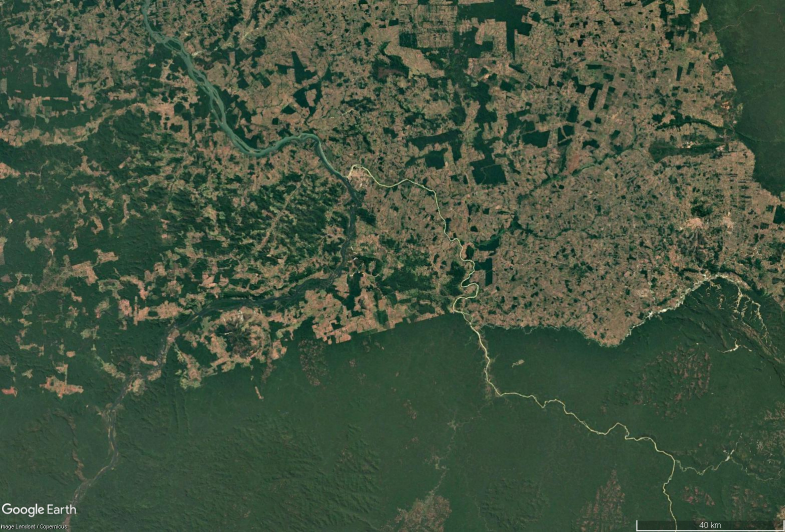
%> input picture Datasets/Brazilian Rainforest/12_2020.jpg, 1570 x 1064 px (shown at 1/2 size)
$ octave CityDetection.m   (GNU Octave 9; MATLAB toolbox functions it lacks are replaced by stand-ins)
%> lines starting %> are read from the running program, lines starting %| are printed output that depends on the picture; in (x1, y1, x2, y2) boxes, pixels count from 0 and x2, y2 are one past the last pixel; in counts of white or black regions, pixels touching at a corner belong together; the program's own positions count from 1
imgPaths = {
    "C:\Users\julia\OneDrive\Dokumente\1_TUM\Computer Vision\Challenge\CV_Challenge\Datasets\Brazilian Rainforest\12_2020.jpg"
    "C:\Users\julia\OneDrive\Dokumente\1_TUM\Computer Vision\Challenge\CV_Challenge\Datasets\Brazilian Rainforest\12_1985.jpg"
    "C:\Users\julia\OneDrive\Dokumente\1_TUM\Computer Vision\Challenge\CV_Challenge\Datasets\Columbia Glacier\12_2014.jpg"
    "C:\Users\julia\OneDrive\Dokumente\1_TUM\Computer Vision\Challenge\CV_Challenge\Datasets\Columbia Glacier\12_2000.jpg"
    "C:\Users\julia\OneDrive\Dokumente\1_TUM\Computer Vision\Challenge\CV_Challenge\Datasets\Dubai\12_1995.jpg"
    "C:\Users\julia\OneDrive\Dokumente\1_TUM\Computer Vision\Challenge\CV_Challenge\Datasets\Frauenkirche\2012_08.jpg"
    "C:\Users\julia\OneDrive\Dokumente\1_TUM\Computer Vision\Challenge\CV_Challenge\Datasets\Kuwait\2_2017.jpg"
    "C:\Users\julia\OneDrive\Dokumente\1_TUM\Computer Vision\Challenge\CV_Challenge\Datasets\Wiesn\3_2020.jpg"
};

for i = 1:length(imgPaths)
    I = imread(imgPaths{i});
%> I is the input picture: size 1064x1570x3 uint8; mean R, G, B 67.7, 83.5, 63
% [6 lines not run here, left out]
function cityMask = detect_city_by_variation(I)
    % Convert to grayscale
    gray = rgb2gray(I);
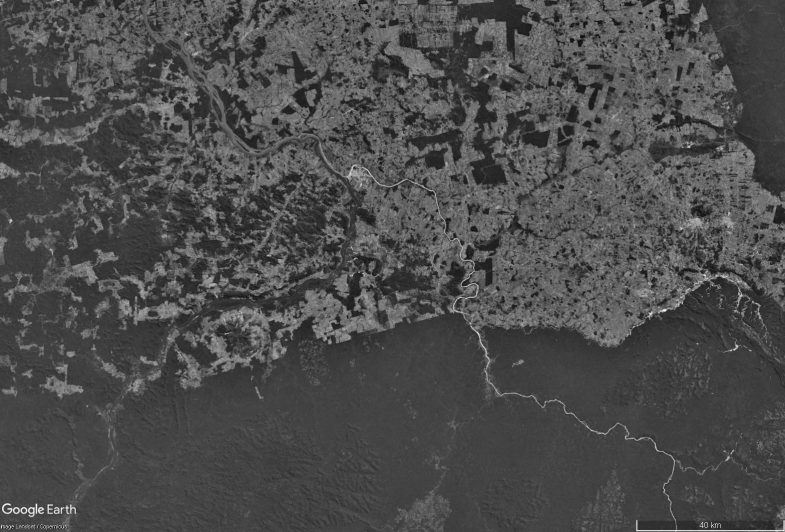
%> gray: size 1064x1570 uint8 (shown at 1/2 size); min 0, max 255, mean 76.5

    % Normalize
    gray = im2double(gray);
%> gray: size 1064x1570 double

    % Compute local standard deviation (variation)
    windowSize = 15;
    stdMap = stdfilt(gray, true(windowSize));
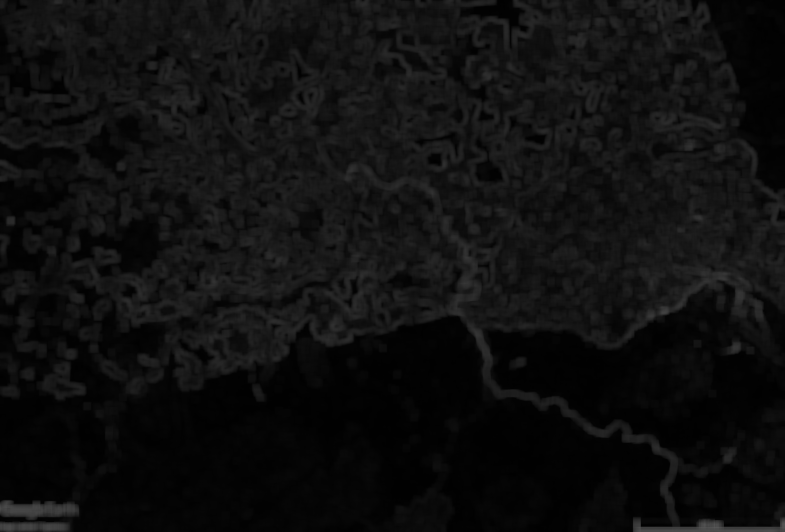
%> stdMap: size 1064x1570 double (shown at 1/2 size); min 0.00395, max 0.351, mean 0.0604

    % Normalize for display and thresholding
    stdMap = mat2gray(stdMap);
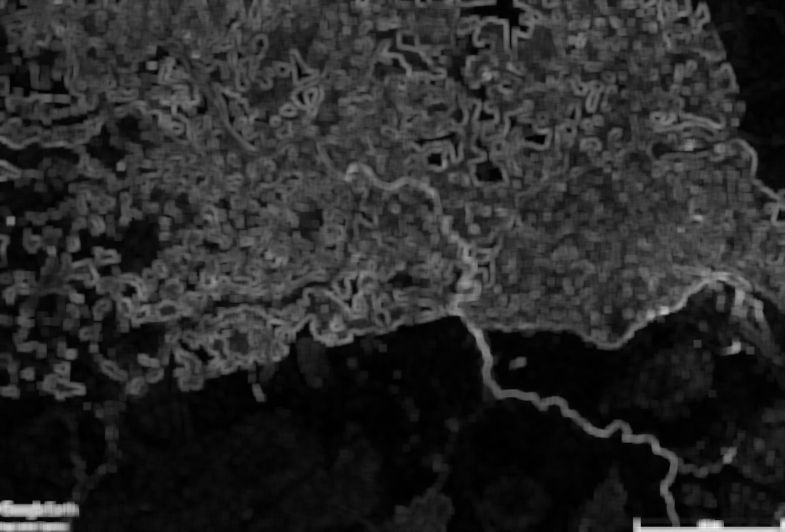
%> stdMap: size 1064x1570 double (shown at 1/2 size); min 0, max 1, mean 0.163

    % Threshold: urban = high std
    cityMask = stdMap > 0.15;  % threshold may need tuning
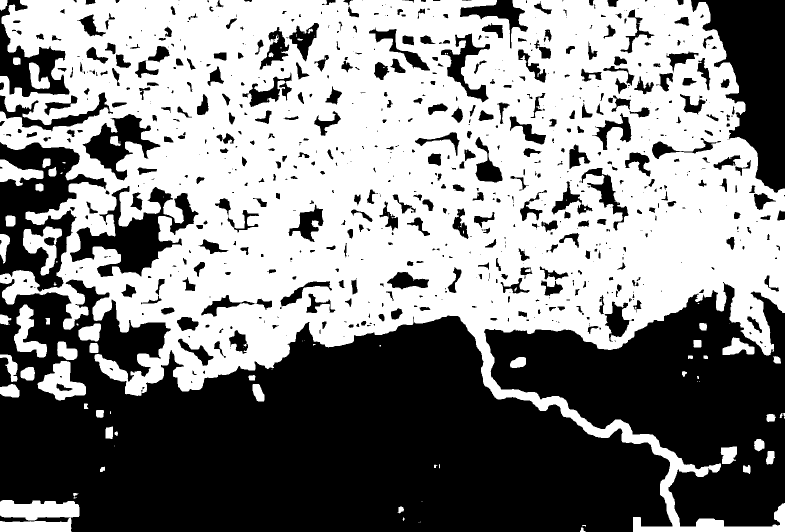
%> cityMask: size 1064x1570 logical (shown at 1/2 size); 52.5% white; 789 black regions (361 under 20 px), largest, box (x1, y1, x2, y2) and area: (0, 558, 1345, 1064) 433177, (968, 564, 1570, 1053) 145354, (1382, 0, 1570, 386) 38430

    % Post-processing: clean, fill, smooth
    cityMask = bwareaopen(cityMask, 100);
%> cityMask: size 1064x1570 logical; 52.5% white; 788 black regions (360 under 20 px), largest, box (x1, y1, x2, y2) and area: (0, 558, 1345, 1064) 433642, (968, 564, 1570, 1053) 145646, (1382, 0, 1570, 386) 38430
    cityMask = imclose(cityMask, strel('disk', 5));
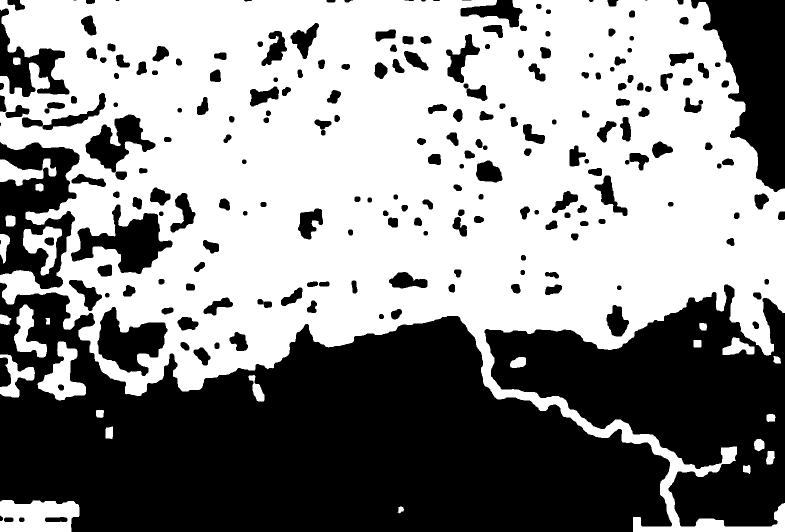
%> cityMask: size 1064x1570 logical (shown at 1/2 size); 55.3% white; 219 black regions (6 under 20 px), largest, box (x1, y1, x2, y2) and area: (0, 565, 1344, 1064) 418696, (969, 569, 1570, 1053) 144910, (1382, 0, 1570, 384) 38016
    cityMask = imfill(cityMask, 'holes');
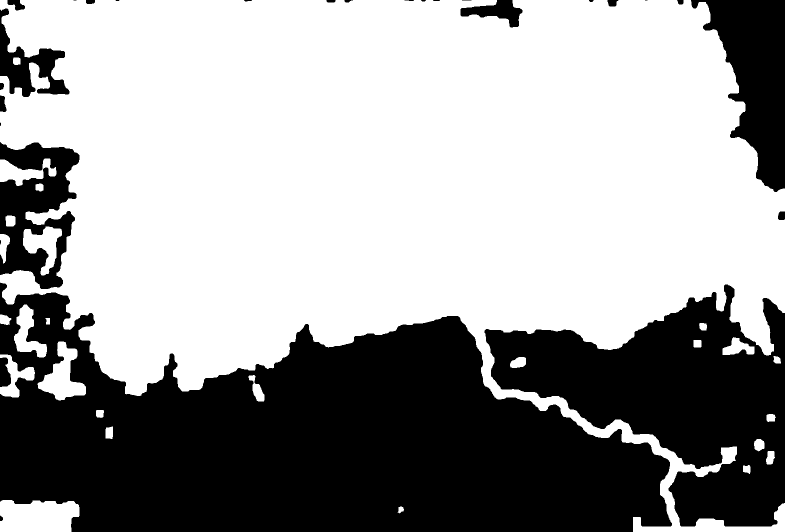
%> cityMask: size 1064x1570 logical (shown at 1/2 size); 61.5% white; 28 black regions (6 under 20 px), largest, box (x1, y1, x2, y2) and area: (0, 565, 1344, 1064) 418696, (969, 569, 1570, 1053) 144910, (1382, 0, 1570, 384) 38016

    % Display
    figure;
    subplot(1,3,1); imshow(I); title('Original Image');
    subplot(1,3,2); imshow(stdMap, []); title('Local Std Map');
    subplot(1,3,3); imshow(labeloverlay(gray, cityMask, 'Transparency', 0.4));
%> after `imshow(labeloverlay(gray, cityMask, 'Transparency', 0.4))`:
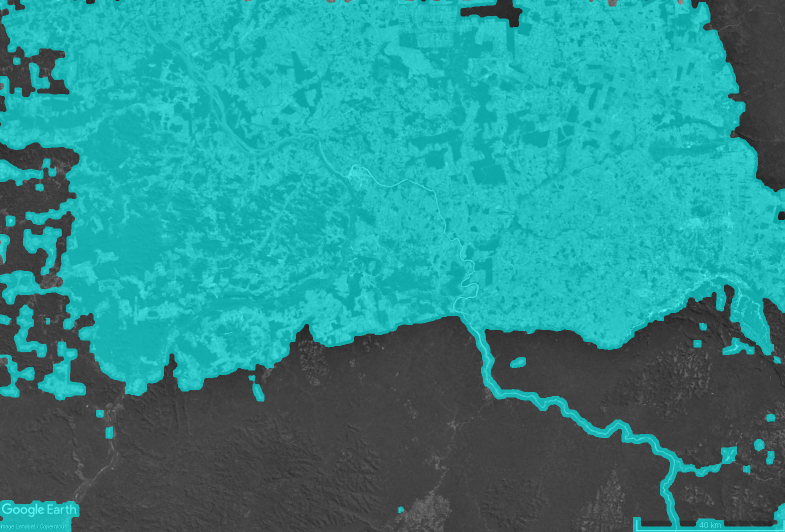
%> displayed picture: size 1064x1570x3, on the screen's scale of 0 to 255 (shown at 1/2 size); mean R, G, B 45.7, 139.8, 139.8
%> pass 2 of the loop `for i = 1:length(imgPaths)`:
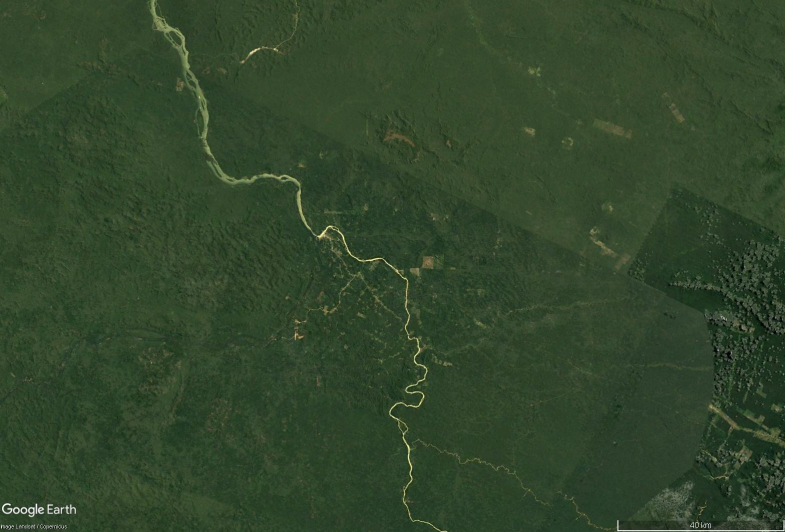
%> input picture Datasets/Brazilian Rainforest/12_1985.jpg, 1570 x 1064 px (shown at 1/2 size)
%> I is the input picture: size 1064x1570x3 uint8; mean R, G, B 50, 70.1, 43.6
%> in detect_city_by_variation (call 2), `cityMask = stdMap > 0.15;`:
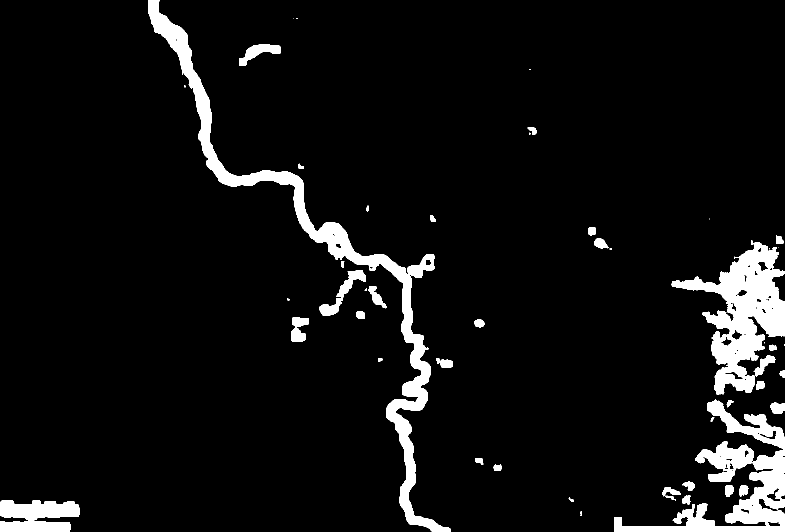
%> cityMask: size 1064x1570 logical (shown at 1/2 size); 6.5% white; 59 white regions (18 under 20 px), largest, box (x1, y1, x2, y2) and area: (296, 0, 901, 1064) 36525, (1343, 484, 1570, 789) 27399, (1228, 799, 1570, 1064) 25057
%> in detect_city_by_variation (call 2), `imshow(labeloverlay(gray, cityMask, 'Transparency', 0.4))`:
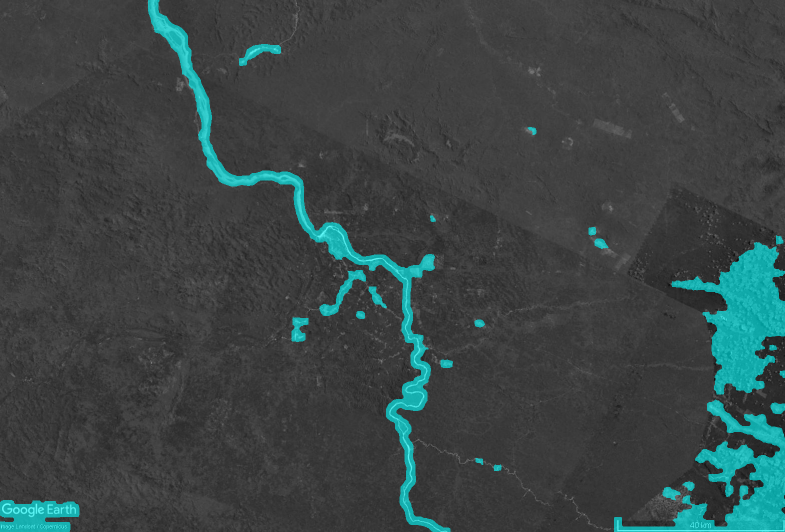
%> displayed picture: size 1064x1570x3, on the screen's scale of 0 to 255 (shown at 1/2 size); mean R, G, B 58.2, 68.9, 68.9
%> pass 3 of the loop `for i = 1:length(imgPaths)`:
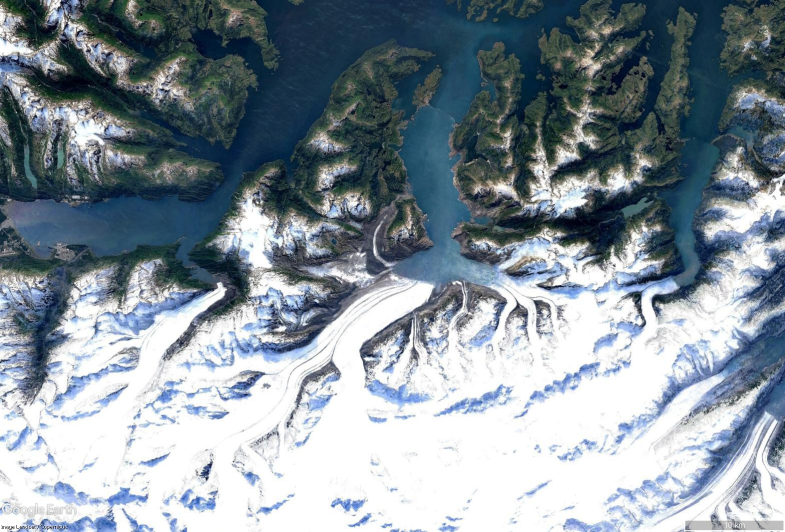
%> input picture Datasets/Columbia Glacier/12_2014.jpg, 1570 x 1064 px (shown at 1/2 size)
%> I is the input picture: size 1064x1570x3 uint8; mean R, G, B 134, 146.1, 155.1
%> in detect_city_by_variation (call 3), `cityMask = stdMap > 0.15;`:
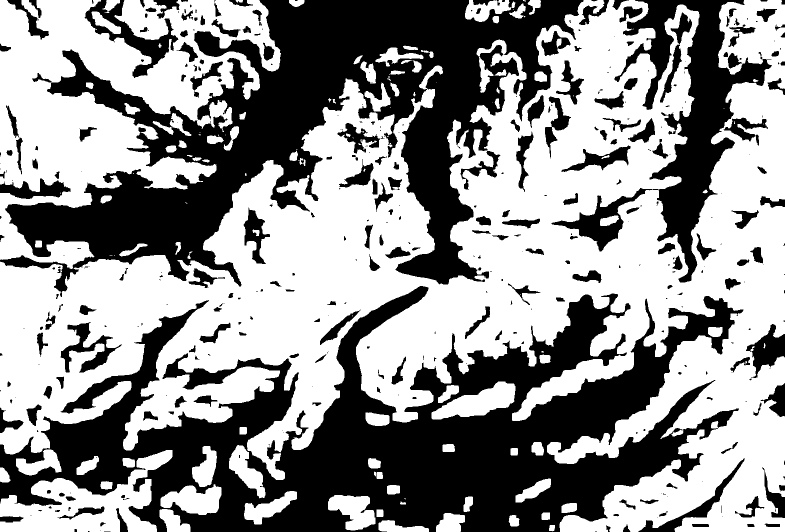
%> cityMask: size 1064x1570 logical (shown at 1/2 size); 57.3% white; 419 black regions (198 under 20 px), largest, box (x1, y1, x2, y2) and area: (0, 572, 1487, 1064) 309004, (0, 0, 1167, 594) 254347, (1103, 0, 1544, 565) 56615
%> in detect_city_by_variation (call 3), `imshow(labeloverlay(gray, cityMask, 'Transparency', 0.4))`:
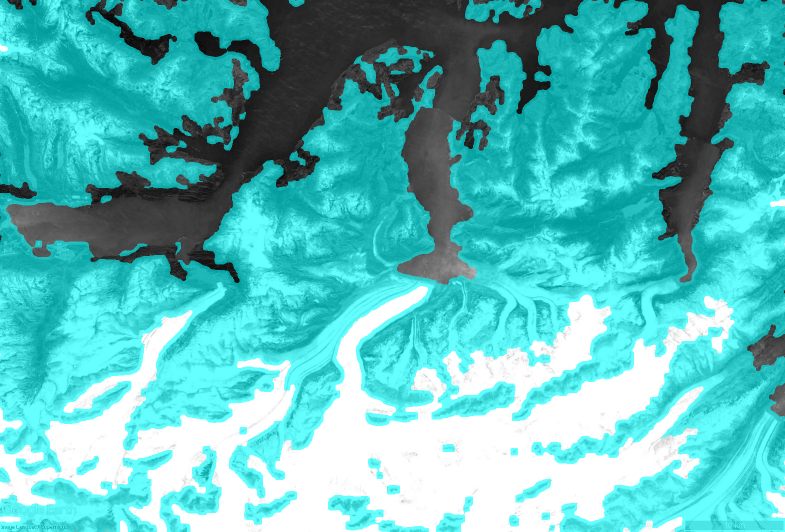
%> displayed picture: size 1064x1570x3, on the screen's scale of 0 to 255 (shown at 1/2 size); mean R, G, B 90.3, 189, 189
%> the run ends on the next line
    title('Detected City Regions via Local Variation');
end
